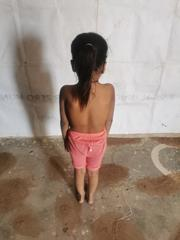
#> input picture resources/rgb/img_0.jpg, 180 x 240 px; its folder holds 4 pictures in this run
$ python pad.py
#> lines starting #> are read from the running program, lines starting #| are printed output that depends on the picture
import numpy as np
import os
import cv2

path = "resources/rgb"
out_path = "resources/resized"

for image in os.listdir(path):
    img = cv2.imread(os.path.join(path, image))
#> img is the input picture: shape (240, 180, 3); mean B, G, R 128, 140.1, 157.7
    print(img.shape)
#| (240, 180, 3)
    img = np.pad(img, ((120,120), (230,230), (0,0)), 'constant', constant_values=255)
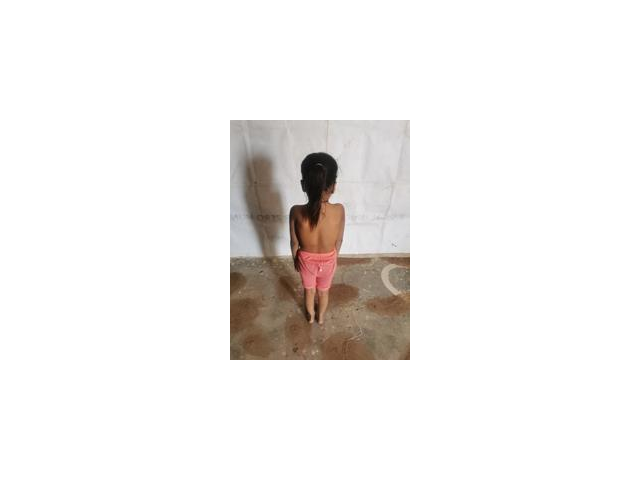
#> img: shape (480, 640, 3); mean B, G, R 237.1, 238.8, 241.3
    print(img.shape)
#| (480, 640, 3)
    cv2.imwrite(os.path.join(out_path, image), img)
#> pass 2 of the loop `for image in os.listdir(path):`:
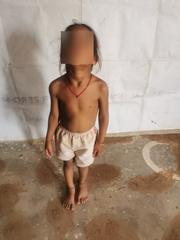
#> input picture resources/rgb/img_1.jpg, 180 x 240 px
#> img is the input picture: shape (240, 180, 3); mean B, G, R 126.3, 142.9, 164.1
#| (240, 180, 3)
#> `img = np.pad(img, ((120,120), (230,230), (0,0)), 'constant', constant_..`:
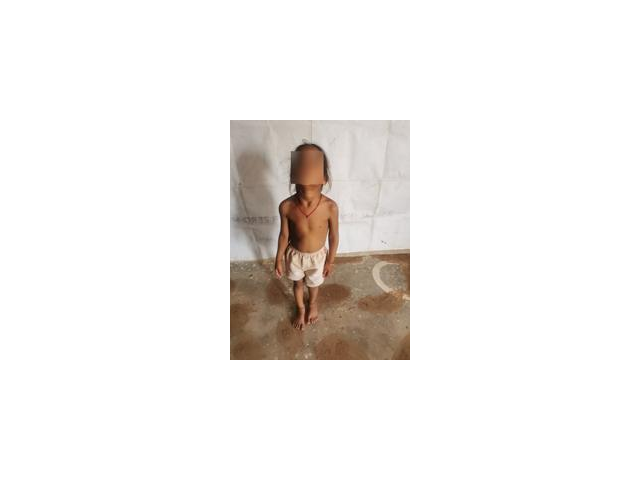
#> img: shape (480, 640, 3); mean B, G, R 236.9, 239.2, 242.2
#| (480, 640, 3)
#> pass 3 of the loop `for image in os.listdir(path):`:
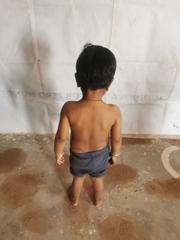
#> input picture resources/rgb/img_10.jpg, 180 x 240 px
#> img is the input picture: shape (240, 180, 3); mean B, G, R 130.1, 147, 166.8
#| (240, 180, 3)
#> `img = np.pad(img, ((120,120), (230,230), (0,0)), 'constant', constant_..`:
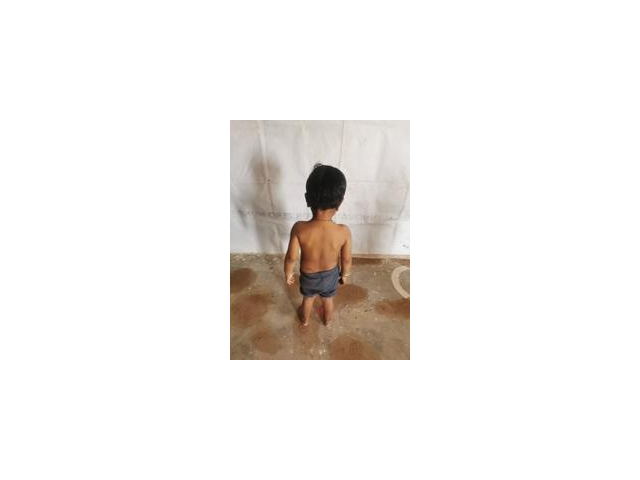
#> img: shape (480, 640, 3); mean B, G, R 237.4, 239.8, 242.6
#| (480, 640, 3)
#> the loop made 4 passes; the first 3 are shown
    # cv2.imshow('padded', img)
    # cv2.waitKey(0)
